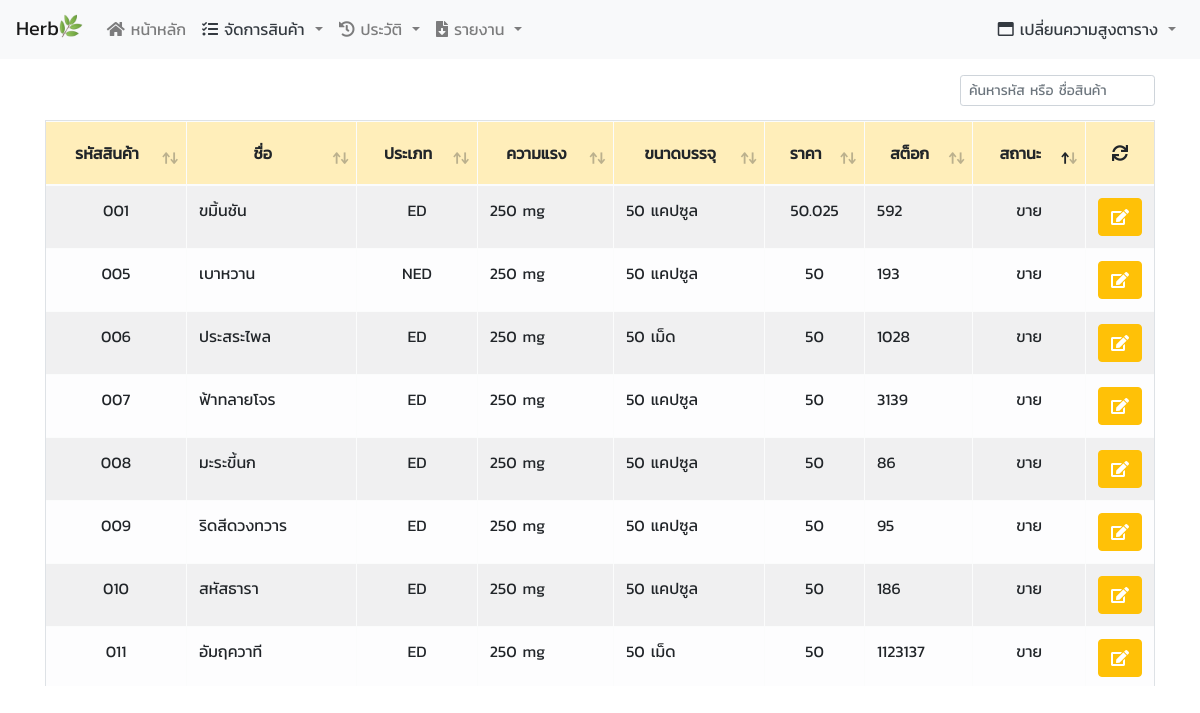
Page /product_edit.php on the earlier database version.
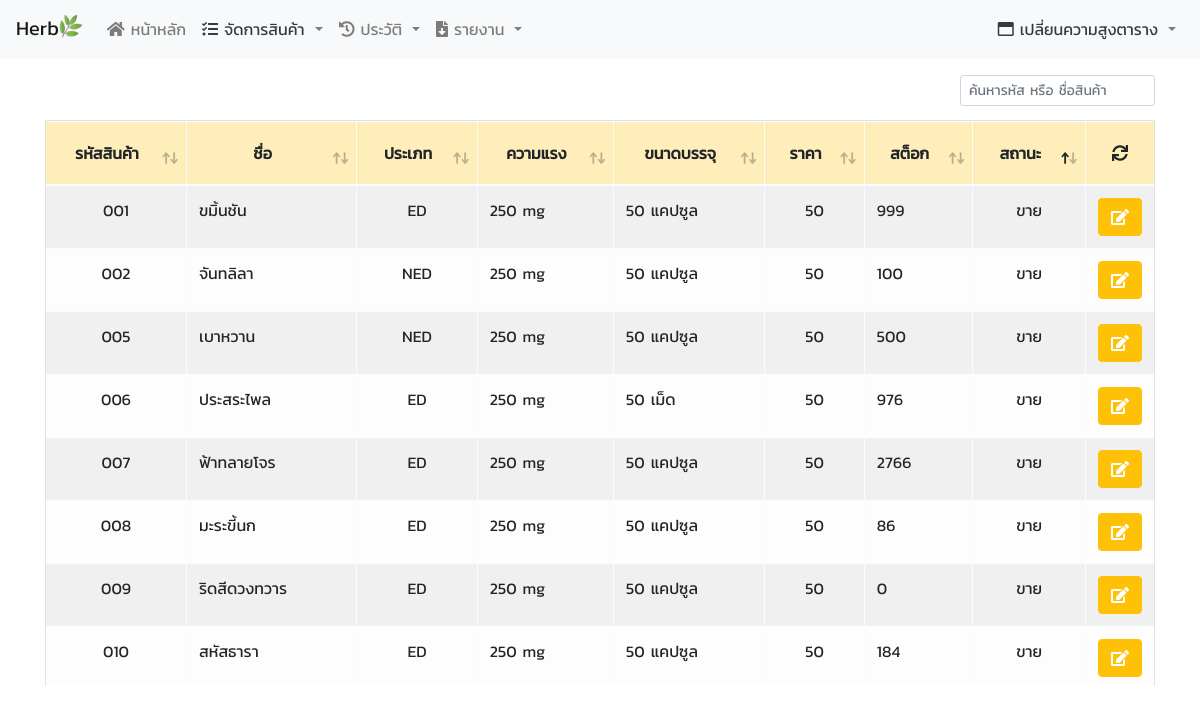
Same page on the later database version.
### tables this page shows
CREATE TABLE `product` (
  `product_id` char(3) NOT NULL,
  `product_name` varchar(255) NOT NULL,
  `product_type` enum('NED','ED') NOT NULL,
  `product_potent` varchar(255) NOT NULL,
  `product_amount` varchar(255) NOT NULL,
  `product_cost` double NOT NULL,
  `product_price` double NOT NULL,
  `product_price_discount` double NOT NULL,
  `product_stock` int(10) NOT NULL,
  `product_status` enum('ขาย','เลิกขาย') NOT NULL
);

### model/model_product.php (called while the page is built, shortened)
<?php
function getListProduct($pdo, $page)
{
    if ($page == 'product_add_stock') {
        $listProduct = $pdo->prepare("SELECT * FROM product WHERE product_status = 'ขาย'");
        $listProduct->execute();
    } else if ($page == 'index') {
        $listProduct = $pdo->prepare("SELECT * FROM product WHERE product_status = 'ขาย'");
        $listProduct->execute();
    } else if ($page == 'product_edit') {
        $listProduct = $pdo->prepare("SELECT * FROM product ORDER BY product_status");
        $listProduct->execute();
    }
    return $listProduct;
}

### product_edit.php (the view, shortened to what this page needs)
<head>
</head>
<body>
    <div class="container">
        <?php
        include($_SERVER['DOCUMENT_ROOT'] . "/herb_internship/model/model_product.php");
        $listProduct = getListProduct($pdo,"product_edit");
        ?>
        <div class="my-3">
            <table class="table table-light table-striped table-responsive table-bordered table-hover" id="product">
                <thead class="table-warning">
                    <tr>
                        <th class="align-middle text-center">รหัสสินค้า</th>
                        <th class="align-middle text-center">ชื่อ</th>
                        <th class="align-middle text-center">ประเภท</th>
                        <th class="align-middle text-center">ความแรง</th>
                        <th class="align-middle text-center">ขนาดบรรจุ</th>
                        <th class="align-middle text-center">ราคา<br>
                        </th>
                        <th class="align-middle text-center">สต็อก</th>
                        <th class="align-middle text-center">สถานะ</th>
                        <th class="align-middle text-center no-sort"><a class="btn refresh-table" href="#"><i class="fas fa-sync" id="refresh-a"></i></a></th>
                    </tr>
                </thead>
                <tbody id="tbodyData">
                    <?php
                    while ($rowListProduct = $listProduct->fetch()) {
                        $status ='';
                        if ($rowListProduct['product_status'] == 'เลิกขาย') $status = "style='background-color:#f27474bf';";
                        echo '<tr ' . $status . '>
                    <td class="text-center">' . $rowListProduct['product_id'] . '</td>
                    <td>' . $rowListProduct['product_name'] . '</td>
                    <td class="text-center">' . $rowListProduct['product_type'] . '</td>
                    <td>' . $rowListProduct['product_potent'] . '</td>
                    <td>' . $rowListProduct['product_amount'] . '</td>
                    <td class="text-center">' . $rowListProduct['product_price'] . '</td>
                    <td>' . $rowListProduct['product_stock'] . '</td>
                    <td class="text-center">' . $rowListProduct['product_status'] . '</td>
                    <th data-product_id="' . $rowListProduct['product_id'] . '"
                    data-product_name="' . $rowListProduct['product_name'] . '"
                    data-product_type="' . $rowListProduct['product_type'] . '"
                    data-product_potent="' . $rowListProduct['product_potent'] . '"
                    data-product_amount="' . $rowListProduct['product_amount'] . '"
                    data-product_cost="' . $rowListProduct['product_cost'] . '"
                    data-product_price="' . $rowListProduct['product_price'] . '"
                    data-product_price_discount="' . $rowListProduct['product_price_discount'] . '"
                    data-product_status="' . $rowListProduct['product_status'] . '"
                    data-product_stock="' . $rowListProduct['product_stock'] . '">
                        <a href="#" class="show-edit-modal btn btn-warning text-white" title="แก้ไขสินค้าชิ้นนี้">
                        <i class="fas fa-edit"></i></a></th>
                    </tr>';
                    }
                    ?>
                </tbody>
            </table>
        </div>
    </div>
    <?php
    include($_SERVER['DOCUMENT_ROOT'] . "/herb_internship/modalbox/product_edit_modal.php"); ?>
</body>

Differences in the rows shown:
no longer on this page (row edited): product: product_id "011", product_name "อัมฤควาที", product_type "ED", product_potent "250 mg", product_amount "50 เม็ด", product_price "50", product_stock "1123137", product_status "ขาย"
changed product "ขมิ้นชัน": product_price "50.025" → "50"; product_stock "592" → "999"
now on this page (row edited): product: product_id "002", product_name "จันทลิลา", product_type "NED", product_potent "250 mg", product_amount "50 แคปซูล", product_price "50", product_stock "100", product_status "ขาย"
changed product "เบาหวาน": product_stock "193" → "500"
changed product "ประสระไพล": product_stock "1028" → "976"
changed product "ฟ้าทลายโจร": product_stock "3139" → "2766"
changed product "ริดสีดวงทวาร": product_stock "95" → "0"
changed product "สหัสธารา": product_stock "186" → "184"
